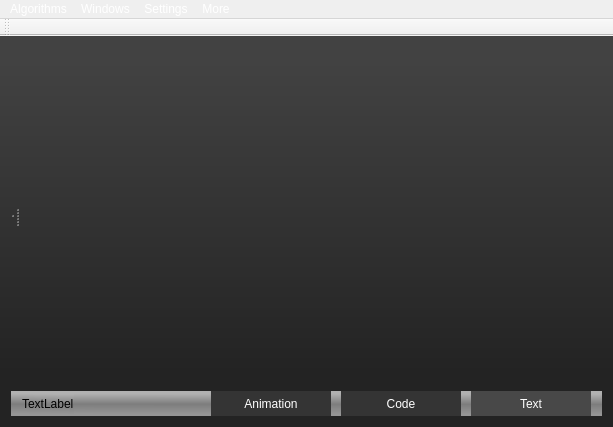
<?xml version="1.0" encoding="UTF-8"?>
<ui version="4.0">
 <class>MainWindow</class>
 <widget class="QMainWindow" name="MainWindow">
  <property name="geometry">
   <rect>
    <x>0</x>
    <y>0</y>
    <width>613</width>
    <height>427</height>
   </rect>
  </property>
  <property name="minimumSize">
   <size>
    <width>400</width>
    <height>400</height>
   </size>
  </property>
  <property name="windowTitle">
   <string>MainWindow</string>
  </property>
  <property name="styleSheet">
   <string notr="true">QMainWindow{ background-color: qlineargradient(spread:pad, x1:0.504909, y1:0.141727, x2:0.505682, y2:0.931818, stop:0 rgba(66, 66, 66, 255), stop:0.926136 rgba(35, 35, 35, 255)) }

QMenuBar  { color: white; }
QMenuBar::item:selected   { background-color: rgb(117, 117, 117);color: black}
QMenuBar::item:pressed{   color: rgb(56,56,56)}

QMenuBar #menuAlgoritmi{ background-color: rgb(140, 140, 140); }
QMenuBar #menuSort{background-color: rgb(140, 140, 140);}
QMenuBar #menuData_Structures{background-color: rgb(140, 140, 140);}
QMenuBar #menuWindows{background-color: rgb(140, 140, 140);}
QMenuBar #menuGraph_Algorithms{background-color: rgb(140, 140, 140);}
QMenuBar #menuSettings{background-color: rgb(140, 140, 140);}
QMenuBar #menuTree_Algorithms{background-color: rgb(140, 140, 140);}
QMenuBar #menuMore{background-color: rgb(140, 140, 140);}

</string>
  </property>
  <widget class="QWidget" name="centralWidget">
   <layout class="QVBoxLayout" name="verticalLayout">
    <item>
     <widget class="QSplitter" name="splitter_2">
      <property name="sizePolicy">
       <sizepolicy hsizetype="Expanding" vsizetype="Preferred">
        <horstretch>0</horstretch>
        <verstretch>0</verstretch>
       </sizepolicy>
      </property>
      <property name="orientation">
       <enum>Qt::Horizontal</enum>
      </property>
      <widget class="QSplitter" name="splitter">
       <property name="orientation">
        <enum>Qt::Vertical</enum>
       </property>
       <widget class="QWidget" name="main_animacija" native="true">
        <property name="styleSheet">
         <string notr="true"/>
        </property>
       </widget>
       <widget class="QWidget" name="main_tekst" native="true">
        <property name="styleSheet">
         <string notr="true"/>
        </property>
       </widget>
      </widget>
      <widget class="QWidget" name="main_kod" native="true">
       <property name="styleSheet">
        <string notr="true"/>
       </property>
      </widget>
     </widget>
    </item>
    <item>
     <widget class="QWidget" name="status" native="true">
      <property name="minimumSize">
       <size>
        <width>0</width>
        <height>25</height>
       </size>
      </property>
      <property name="maximumSize">
       <size>
        <width>16777215</width>
        <height>25</height>
       </size>
      </property>
      <property name="styleSheet">
       <string notr="true">QWidget{background-color:qlineargradient(spread:pad, x1:0.521955, y1:0.119, x2:0.505682, y2:0.931818, stop:0 rgba(177, 177, 177, 255), stop:0.505682 rgba(125, 125, 125, 255), stop:1 rgba(150, 150, 150, 255))}</string>
      </property>
      <layout class="QHBoxLayout" name="horizontalLayout">
       <property name="spacing">
        <number>10</number>
       </property>
       <property name="topMargin">
        <number>0</number>
       </property>
       <property name="bottomMargin">
        <number>0</number>
       </property>
       <item>
        <widget class="QLabel" name="statusWrite">
         <property name="text">
          <string>TextLabel</string>
         </property>
        </widget>
       </item>
       <item>
        <spacer name="horizontalSpacer_2">
         <property name="orientation">
          <enum>Qt::Horizontal</enum>
         </property>
         <property name="sizeHint" stdset="0">
          <size>
           <width>40</width>
           <height>20</height>
          </size>
         </property>
        </spacer>
       </item>
       <item>
        <widget class="QPushButton" name="statusAnimationMaximize">
         <property name="minimumSize">
          <size>
           <width>120</width>
           <height>25</height>
          </size>
         </property>
         <property name="maximumSize">
          <size>
           <width>120</width>
           <height>25</height>
          </size>
         </property>
         <property name="styleSheet">
          <string notr="true">QPushButton{ background-color: rgb(52, 52, 52); color: white;
border: none; margin: 0px; padding: 0px;
}

QPushButton:hover{ background-color: rgb(90,90,90); color: white; font-weight: bold;}</string>
         </property>
         <property name="text">
          <string>Animation</string>
         </property>
        </widget>
       </item>
       <item>
        <widget class="QPushButton" name="statusCodeMaximize">
         <property name="minimumSize">
          <size>
           <width>120</width>
           <height>25</height>
          </size>
         </property>
         <property name="maximumSize">
          <size>
           <width>120</width>
           <height>25</height>
          </size>
         </property>
         <property name="styleSheet">
          <string notr="true">QPushButton{ background-color: rgb(52, 52, 52); color: white;
border: none;
    margin: 0px;
    padding: 0px;
}

QPushButton:hover{ background-color: rgb(90,90,90); color: white; font-weight: bold;}</string>
         </property>
         <property name="text">
          <string>Code</string>
         </property>
        </widget>
       </item>
       <item>
        <widget class="QPushButton" name="statusTextMaximize">
         <property name="minimumSize">
          <size>
           <width>120</width>
           <height>25</height>
          </size>
         </property>
         <property name="maximumSize">
          <size>
           <width>120</width>
           <height>25</height>
          </size>
         </property>
         <property name="styleSheet">
          <string notr="true">QPushButton{ background-color: rgb(72, 72, 72); color: white; border: none;
    margin: 0px;
    padding: 0px;}

QPushButton:hover{ background-color: rgb(90,90,90); color: white; font-weight: bold;}</string>
         </property>
         <property name="text">
          <string>Text</string>
         </property>
        </widget>
       </item>
      </layout>
     </widget>
    </item>
   </layout>
  </widget>
  <widget class="QMenuBar" name="menuBar">
   <property name="geometry">
    <rect>
     <x>0</x>
     <y>0</y>
     <width>613</width>
     <height>21</height>
    </rect>
   </property>
   <widget class="QMenu" name="menuAlgoritmi">
    <property name="title">
     <string>Algorithms</string>
    </property>
    <widget class="QMenu" name="menuData_Structures">
     <property name="title">
      <string>Data Structures</string>
     </property>
     <addaction name="actionStack"/>
     <addaction name="actionTree"/>
     <addaction name="actionGraph"/>
     <addaction name="actionList"/>
    </widget>
    <widget class="QMenu" name="menuGraph_Algorithms">
     <property name="title">
      <string>Graph Algorithms</string>
     </property>
     <addaction name="actionGraphDFS"/>
     <addaction name="actionGraphBFS"/>
     <addaction name="actionA_Search"/>
     <addaction name="actionDijkstra"/>
    </widget>
    <widget class="QMenu" name="menuSort">
     <property name="title">
      <string>Sort</string>
     </property>
     <addaction name="actionQuick_Sort"/>
     <addaction name="actionShell_Sort"/>
     <addaction name="actionInsertion_Sort"/>
     <addaction name="actionSelection_Sort"/>
     <addaction name="actionBubble_Sort"/>
    </widget>
    <widget class="QMenu" name="menuTree_Algorithms">
     <property name="title">
      <string>Tree Algorithms</string>
     </property>
     <addaction name="actionIn_Order"/>
     <addaction name="actionPost_Order"/>
     <addaction name="actionPre_Order_traverse"/>
    </widget>
    <addaction name="menuSort"/>
    <addaction name="menuData_Structures"/>
    <addaction name="menuGraph_Algorithms"/>
    <addaction name="menuTree_Algorithms"/>
   </widget>
   <widget class="QMenu" name="menuWindows">
    <property name="title">
     <string>Windows</string>
    </property>
    <addaction name="actionText"/>
    <addaction name="actionAnimation"/>
    <addaction name="actionCode"/>
   </widget>
   <widget class="QMenu" name="menuMore">
    <property name="title">
     <string>More</string>
    </property>
   </widget>
   <widget class="QMenu" name="menuSettings">
    <property name="title">
     <string>Settings</string>
    </property>
    <addaction name="actionGraph_Look_Settings"/>
   </widget>
   <addaction name="menuAlgoritmi"/>
   <addaction name="menuWindows"/>
   <addaction name="menuSettings"/>
   <addaction name="menuMore"/>
  </widget>
  <widget class="QToolBar" name="mainToolBar">
   <attribute name="toolBarArea">
    <enum>TopToolBarArea</enum>
   </attribute>
   <attribute name="toolBarBreak">
    <bool>false</bool>
   </attribute>
  </widget>
  <action name="actionText">
   <property name="text">
    <string>Text</string>
   </property>
  </action>
  <action name="actionAnimation">
   <property name="text">
    <string>Animation</string>
   </property>
  </action>
  <action name="actionCode">
   <property name="text">
    <string>Code</string>
   </property>
  </action>
  <action name="actionQuick_Sort">
   <property name="text">
    <string>Quick Sort</string>
   </property>
  </action>
  <action name="actionShell_Sort">
   <property name="text">
    <string>Shell Sort</string>
   </property>
  </action>
  <action name="actionInsertion_Sort">
   <property name="text">
    <string>Insertion Sort</string>
   </property>
  </action>
  <action name="actionSelection_Sort">
   <property name="text">
    <string>Selection Sort</string>
   </property>
  </action>
  <action name="actionBubble_Sort">
   <property name="text">
    <string>Bubble Sort</string>
   </property>
  </action>
  <action name="actionStack">
   <property name="text">
    <string>Stack</string>
   </property>
  </action>
  <action name="actionTree">
   <property name="text">
    <string>Tree</string>
   </property>
  </action>
  <action name="actionGraph">
   <property name="text">
    <string>Graph</string>
   </property>
  </action>
  <action name="actionGraphDFS">
   <property name="text">
    <string>Depth First Search</string>
   </property>
  </action>
  <action name="actionGraphBFS">
   <property name="text">
    <string>Breadth First Search</string>
   </property>
  </action>
  <action name="actionList">
   <property name="text">
    <string>List</string>
   </property>
  </action>
  <action name="actionGraph_Look_Settings">
   <property name="text">
    <string>Graph Look Settings</string>
   </property>
  </action>
  <action name="actionA_Search">
   <property name="text">
    <string>A* Search</string>
   </property>
  </action>
  <action name="actionDijkstra">
   <property name="text">
    <string>Dijkstra</string>
   </property>
  </action>
  <action name="actionIn_Order">
   <property name="text">
    <string>In-Order traverse</string>
   </property>
  </action>
  <action name="actionPost_Order">
   <property name="text">
    <string> Post-Order traverse</string>
   </property>
  </action>
  <action name="actionPre_Order_traverse">
   <property name="text">
    <string>Pre-Order traverse</string>
   </property>
  </action>
 </widget>
 <layoutdefault spacing="6" margin="11"/>
 <resources/>
 <connections/>
</ui>
